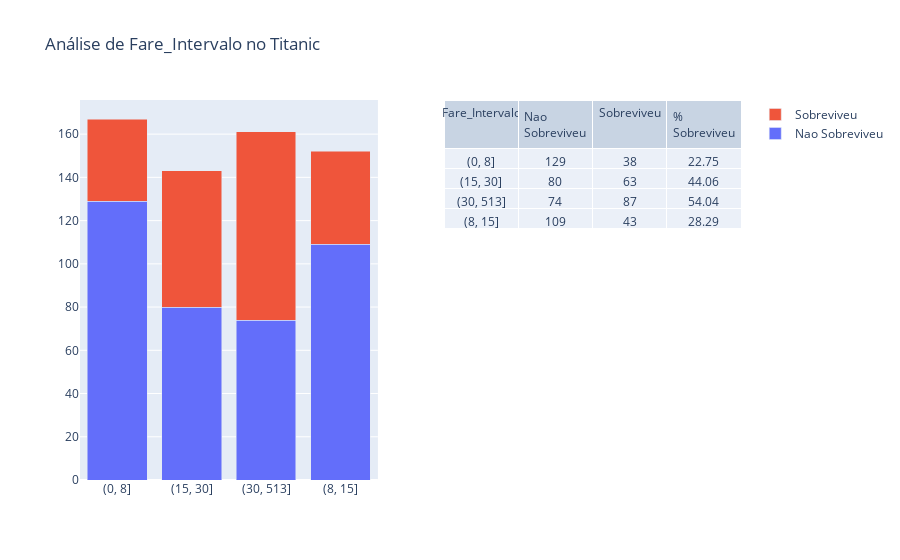

The cell this chart's notebook holds for it:
### Code cell
analise_univariavel(dt_train_Expl,"Fare_Intervalo",True)

### Figure 1 — Plotly figure (JSON) as saved in the notebook; plotly's stock layout.template omitted (floating-point values rounded to 4 significant figures)
{"data": [{"name": "Nao Sobreviveu", "offsetgroup": "0", "type": "bar", "x": ["(0, 8]", "(15, 30]", "(30, 513]", "(8, 15]"], "xaxis": "x", "y": [129, 80, 74, 109], "yaxis": "y"}, {"name": "Sobreviveu", "offsetgroup": "1", "type": "bar", "x": ["(0, 8]", "(15, 30]", "(30, 513]", "(8, 15]"], "xaxis": "x", "y": [38, 63, 87, 43], "yaxis": "y"}, {"cells": {"values": [["(0, 8]", "(15, 30]", "(30, 513]", "(8, 15]"], [129, 80, 74, 109], [38, 63, 87, 43], [22.75, 44.06, 54.04, 28.29]]}, "domain": {"x": [0.55, 1], "y": [0, 1]}, "header": {"values": ["Fare_Intervalo", "Nao Sobreviveu", "Sobreviveu", "% Sobreviveu"]}, "type": "table"}], "layout": {"barmode": "stack", "title": {"text": "Análise de Fare_Intervalo no Titanic"}, "xaxis": {"anchor": "y", "domain": [0, 0.45]}, "yaxis": {"anchor": "x", "domain": [0, 1]}}}
